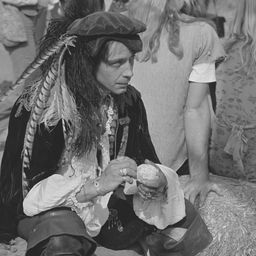
%> input picture ScriptsMatlab/pirate.png (cropped and resized to the size of MATLAB's example picture), 256 x 256 px, given in place of cameraman.tif, which was not available
$ octave edge_detection.m   (GNU Octave 9; MATLAB toolbox functions it lacks are replaced by stand-ins)
%> lines starting %> are read from the running program, lines starting %| are printed output that depends on the picture; in (x1, y1, x2, y2) boxes, pixels count from 0 and x2, y2 are one past the last pixel; in counts of white or black regions, pixels touching at a corner belong together; the program's own positions count from 1; pictures that were not available may be replaced by others from this repository, and a replacement may not be noted

clear all
close(gcf)

prompt = {'Enter the image name'};
dlgtitle = 'File Name';
definput = {'cameraman.tif'};
%opts.Interpreter = 'tex';
image_name = inputdlg(prompt,dlgtitle,[1 50],definput);
%> the answer given: cameraman.tif
I = imread(image_name{1}) ;
%> I is the input picture: size 256x256 uint8; min 26, max 234, mean 111.6


BW1 = edge(I,'prewitt');
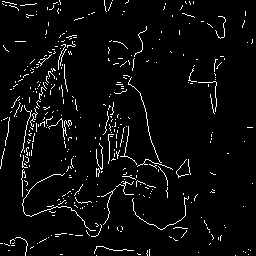
%> BW1: size 256x256 logical; 4.3% white in thin lines or dots
BW2 = edge(I,'sobel');
%> BW2: size 256x256 logical; 4.3% white in thin lines or dots
BW3 = edge(I,'roberts');
%> BW3: size 256x256 logical; 3.4% white in thin lines or dots
BW4 = edge(I,'canny');
%> BW4: size 256x256 logical; 10.1% white in thin lines or dots
BW5 = edge(I,'log');
%> BW5: size 256x256 logical; 7.9% white in thin lines or dots
subplot(2,3,1) ; imshow(I) ; title('Imagem Original')
subplot(2,3,2) ; imshow(BW1) ; title('Prewitt')
subplot(2,3,3) ;  imshow(BW2)  ; title('Sobel')
subplot(2,3,4) ; imshow(BW3) ; title('Roberts')
subplot(2,3,5) ;  imshow(BW4) ;  title('Canny')
subplot(2,3,6) ;  imshow(BW5) ;  title('Laplacian-Of-Gaussian')
pause

close(gcf)

I_mean = imboxfilt(I,5);
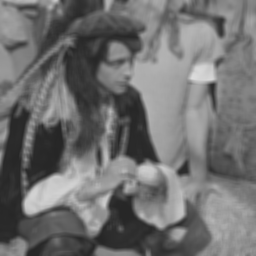
%> I_mean: size 256x256 uint8; min 37, max 220, mean 111.6

BW1 = edge(I_mean,'prewitt');
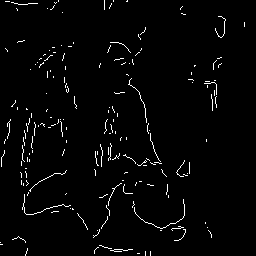
%> BW1: size 256x256 logical; 2.3% white in thin lines or dots
BW2 = edge(I_mean,'sobel');
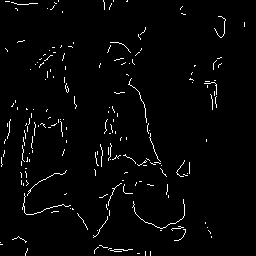
%> BW2: size 256x256 logical; 2.3% white in thin lines or dots
BW3 = edge(I_mean,'roberts');
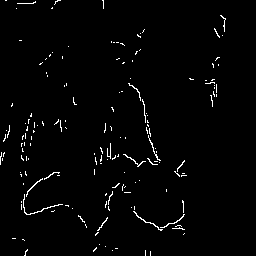
%> BW3: size 256x256 logical; 1.8% white in thin lines or dots, all inside (x1, y1, x2, y2) = (0, 0, 226, 256)
BW4 = edge(I_mean,'canny');
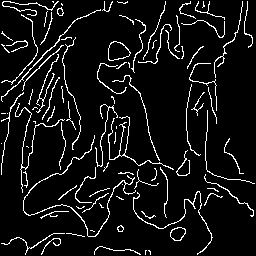
%> BW4: size 256x256 logical; 7.7% white in thin lines or dots
BW5 = edge(I_mean,'log');
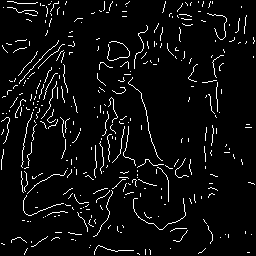
%> BW5: size 256x256 logical; 5% white in thin lines or dots
subplot(2,3,1) ; imshow(I_mean) ; title('Imagem Original')
subplot(2,3,2) ; imshow(BW1) ; title('Prewitt')
subplot(2,3,3) ;  imshow(BW2)  ; title('Sobel')
subplot(2,3,4) ; imshow(BW3) ; title('Roberts')
subplot(2,3,5) ;  imshow(BW4) ;  title('Canny')
subplot(2,3,6) ;  imshow(BW5) ;  title('Laplacian-Of-Gaussian')
